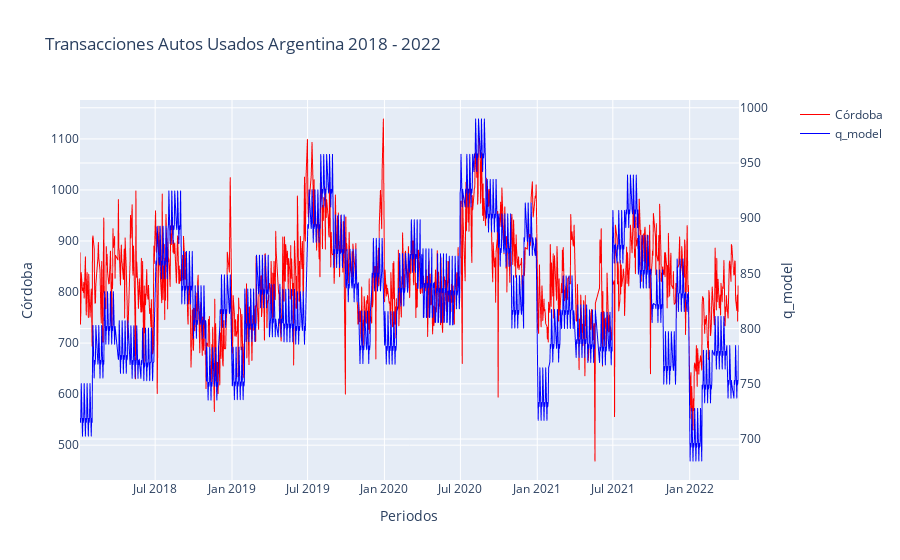

The cell this chart's notebook holds for it:
### Code cell
get_line_plot(train, train.index,'Córdoba', 'q_model', rolling = False)

### Figure 1 — Plotly figure (JSON) as saved in the notebook; plotly's stock layout.template omitted (floating-point values rounded to 4 significant figures; data arrays with more than 128 entries replaced by an {"elided": "..."} marker saying what was removed)
{"data": [{"hovertemplate": "x=%{x}<br>Córdoba=%{y}<extra></extra>", "legendgroup": "", "line": {"color": "red", "dash": "solid", "width": 1}, "mode": "lines", "name": "Córdoba", "showlegend": true, "type": "scattergl", "x": {"elided": "1078 str values"}, "xaxis": "x", "y": {"elided": "1078 int values"}, "yaxis": "y"}, {"hovertemplate": "x=%{x}<br>q_model=%{y}<extra></extra>", "legendgroup": "", "line": {"color": "#0000ff", "dash": "solid", "width": 1}, "mode": "lines", "name": "q_model", "showlegend": true, "type": "scattergl", "x": {"elided": "1078 str values"}, "xaxis": "x", "y": {"elided": "1078 float values"}, "yaxis": "y2"}], "layout": {"autosize": true, "title": {"text": "Transacciones Autos Usados Argentina 2018 - 2022"}, "xaxis": {"anchor": "y", "autorange": true, "domain": [0, 0.94], "range": ["2018-01-02", "2022-04-29"], "title": {"text": "Periodos"}, "type": "date"}, "yaxis": {"anchor": "x", "autorange": true, "domain": [0, 1], "range": [431.8, 1176.0], "title": {"text": "Córdoba"}, "type": "linear"}, "yaxis2": {"anchor": "x", "autorange": true, "overlaying": "y", "range": [662.9, 1007.0], "side": "right", "title": {"text": "q_model"}, "type": "linear"}}}
